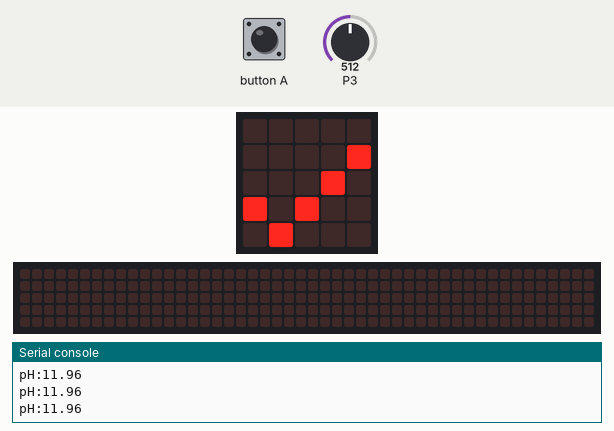
This program was run on a simulated BBC micro:bit (MakeCode). Parts: the board's 5×5 LED display, a strip that is not on the board, showing the scrolling text unrolled, the last lines printed to the serial console. The inputs (shaded band) are chosen by the test bench; at power-on: P3 = 512 (analog values on the 0–1023 scale). The 48×5 strip is a reading aid, not a part: it shows the text the display is scrolling, unrolled, one strip-width of it at a time.

Above: at 1.8 s.
1.9 s: button A pressed for 0.15 s
At 2.59 s:
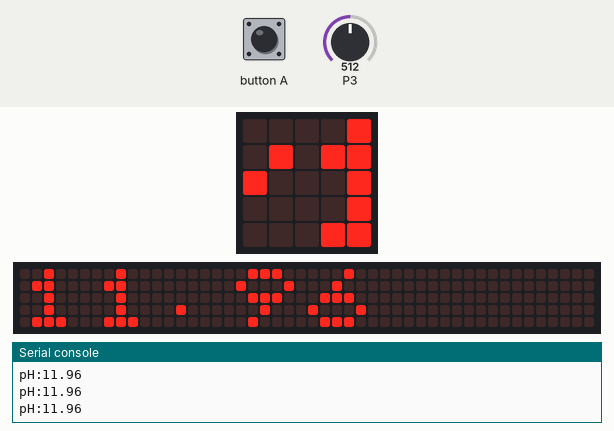
5.7 s: P3 set to 306
At 11.8 s:
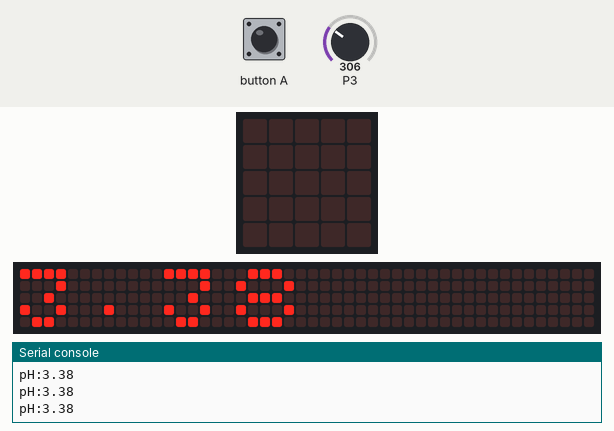
11.9 s: button A pressed for 0.15 s
At 12.27 s:
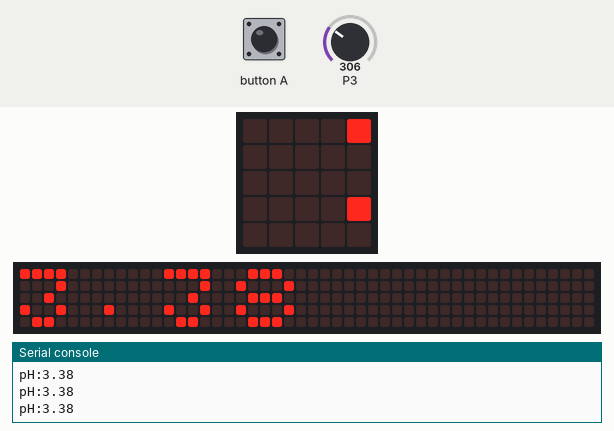
12.6 s: P3 set to 122
At 16.62 s:
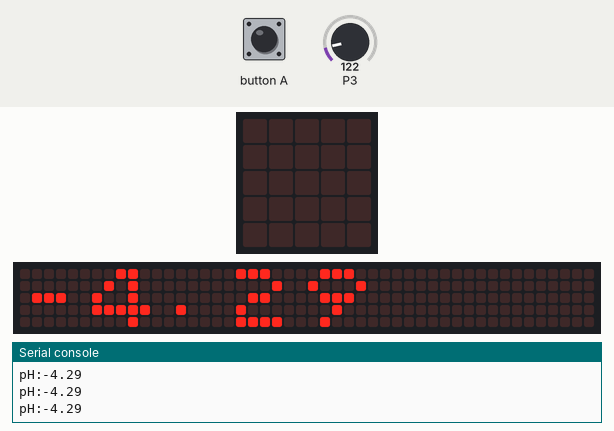

The program:

main.ts
```typescript
input.onButtonPressed(Button.A, function () {
    for (let index = 0; index < 2; index++) {
        basic.showNumber(pH)
    }
    basic.clearScreen()
})
let pH = 0
basic.showIcon(IconNames.Yes)
bluetooth.startUartService()
basic.forever(function () {
    // Permet d'arrondir la réponse au centième de pH.
    // Ce calcul dépend de la droite lors de la calibration de l'appareil.
    pH = Math.round((pins.analogReadPin(AnalogReadWritePin.P3) - 225) / 24 * 100) / 100
    serial.writeValue("pH", pH)
    basic.pause(500)
})
```

test.ts
```typescript
// les tests vont ici ; cela ne sera pas compilé si ce paquet est utilisé en tant qu'extension.
```

Measured:
- after the input at 1.9 s, the display: first changes after 0.15 s (image 1 shows a later state)
